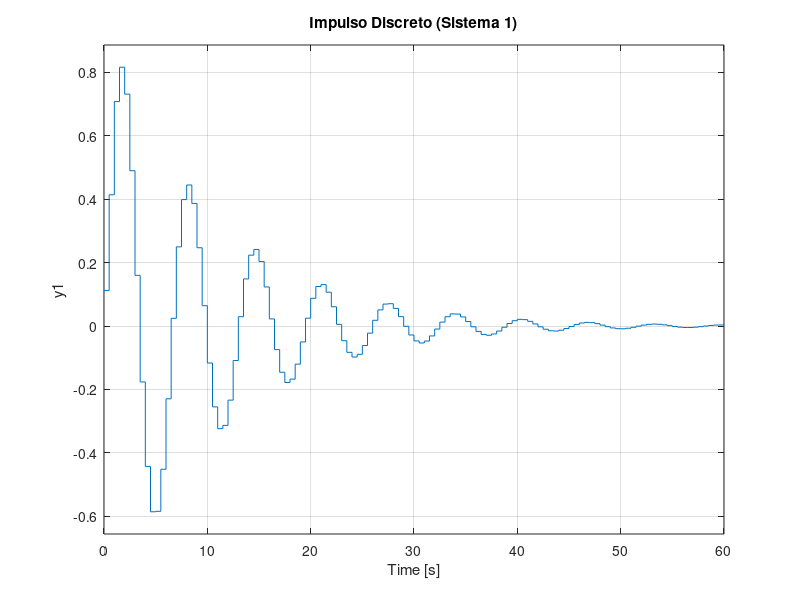
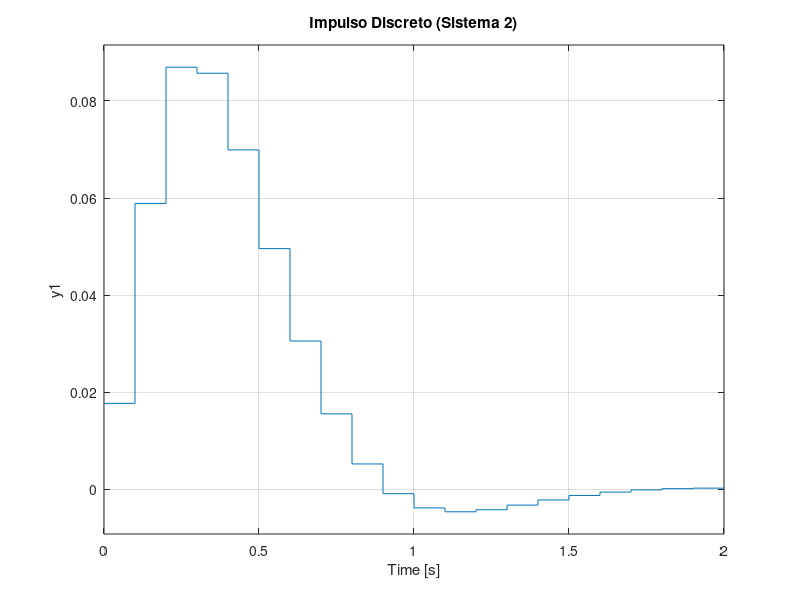

The MATLAB source for these figures, in order:
clc;
clear all;

% Sistema 1: Modelo con parámetros m, b, k
% Parámetros del sistema
m = 1.0;  % masa (kg)
b = 0.2;  % coeficiente de fricción (Ns/m)
k = 1.0;  % constante de restauración (N/m)
% Tiempo de muestreo
T1 = 0.5;  % segundos
% Definición de la función de transferencia en el dominio continuo
s = tf('s');
G_s1 = 1 / (m*s^2 + b*s + k);
% Transformación al dominio discreto usando Tustin
G_z1 = c2d(G_s1, T1, 'tustin');

% Sistema 2: Modelo con parámetros K, zeta, omega_n
% Parámetros del sistema
K = 1.0;         % Ganancia
zeta = 0.7;    % Coeficiente de amortiguamiento
omega_n = 5.0;   % Frecuencia natural
% Función de transferencia en el dominio continuo
num = K;
den = [1 2*zeta*omega_n omega_n^2];
G_s2 = tf(num, den);
% Tiempo de muestreo para el dominio discreto
T2 = 0.1;
% Discretización usando la transformación de Tustin
G_z2 = c2d(G_s2, T2, 'tustin');

% Crear una figura para todas las gráficas
figure;

% Respuesta al escalón en el dominio continuo (Sistema 1)
subplot(2,2,1);
step(G_s1,10);
title('Escalón Continuo (Sistema 1)');
grid on;

% Respuesta al impulso en el dominio continuo (Sistema 1)
subplot(2,2,2);
impulse(G_s1);
title('Impulso Continuo (Sistema 1)');
grid on;

% Respuesta al escalón en el dominio discreto (Sistema 1)
subplot(2,2,3);
step(G_z1);
title('Escalón Discreto (Sistema 1)');
grid on;

% Respuesta al impulso en el dominio discreto (Sistema 1)
subplot(2,2,4);
impulse(G_z1);
title('Impulso Discreto (Sistema 1)');
grid on;

% Nueva figura para el Sistema 2
figure;

% Respuesta al escalón en el dominio continuo (Sistema 2)
subplot(2,2,1);
step(G_s2);
title('Escalón Continuo (Sistema 2)');
grid on;

% Respuesta al impulso en el dominio continuo (Sistema 2)
subplot(2,2,2);
impulse(G_s2);
title('Impulso Continuo (Sistema 2)');
grid on;

% Respuesta al escalón en el dominio discreto (Sistema 2)
subplot(2,2,3);
step(G_z2);
title('Escalón Discreto (Sistema 2)');
grid on;

% Respuesta al impulso en el dominio discreto (Sistema 2)
subplot(2,2,4);
impulse(G_z2);
title('Impulso Discreto (Sistema 2)');
grid on;

% Mostrar las funciones de transferencia
disp('Función de transferencia en el dominio continuo (Sistema 1):');
G_s1
disp('Función de transferencia en el dominio discreto (Sistema 1):');
G_z1

disp('Función de transferencia en el dominio continuo (Sistema 2):');
G_s2
disp('Función de transferencia en el dominio discreto (Sistema 2):');
G_z2
